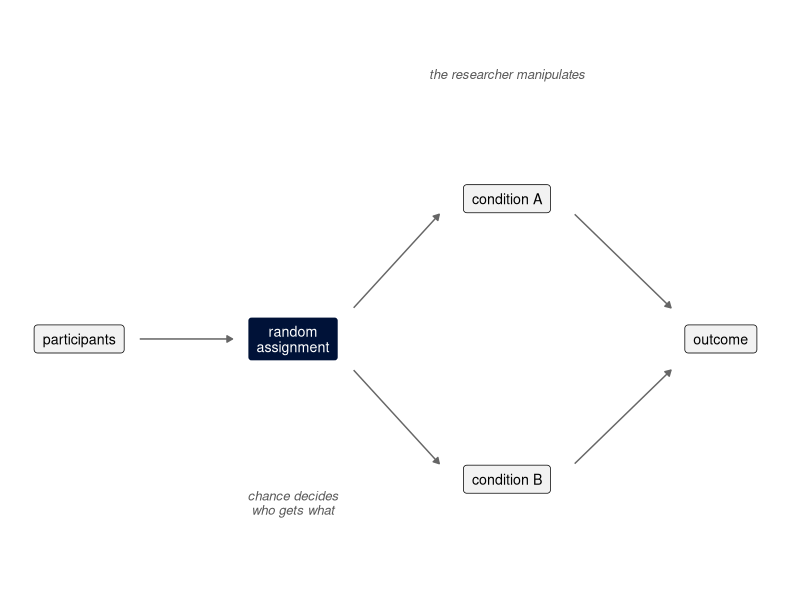
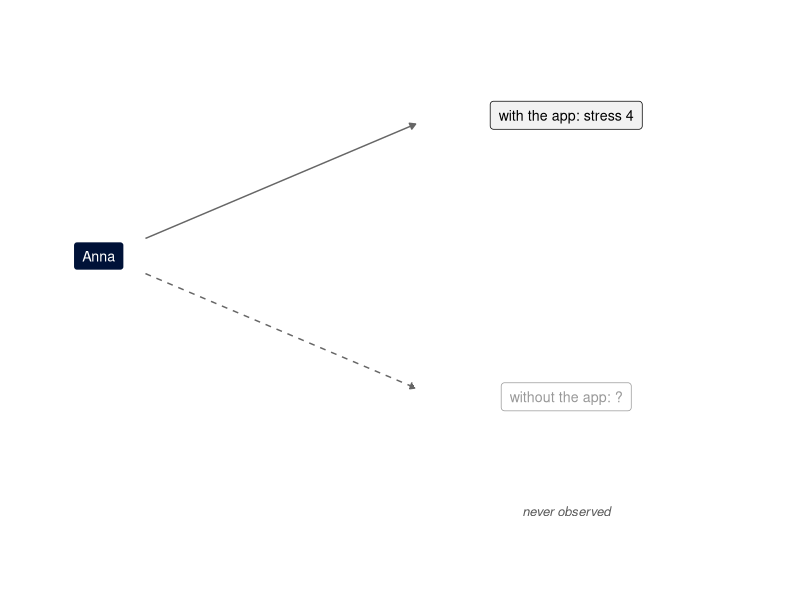
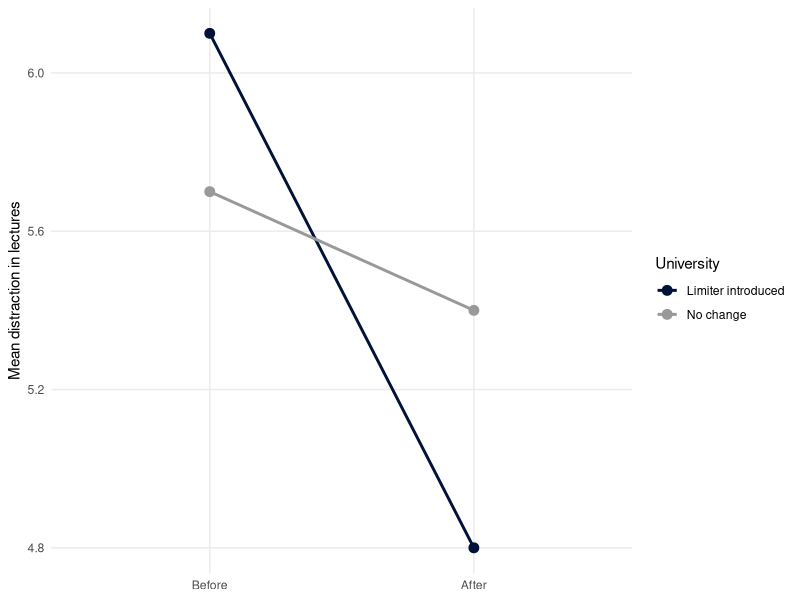
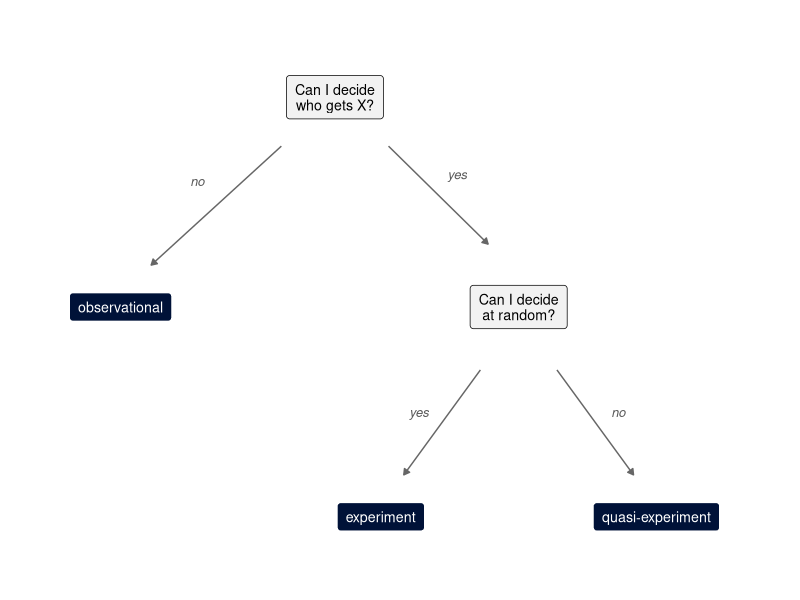
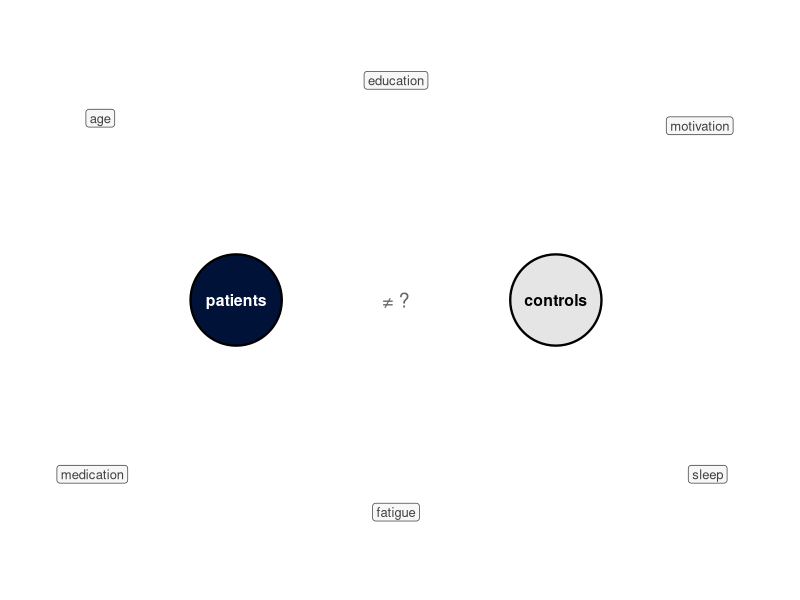
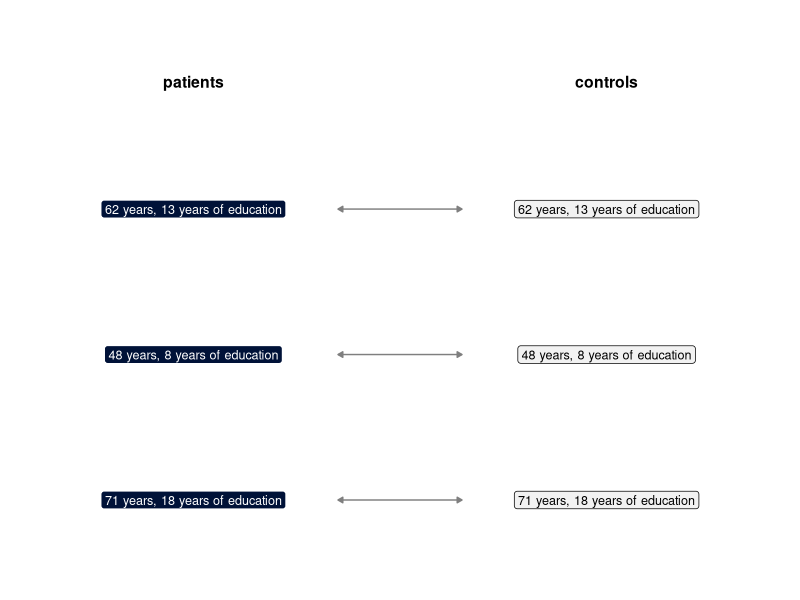
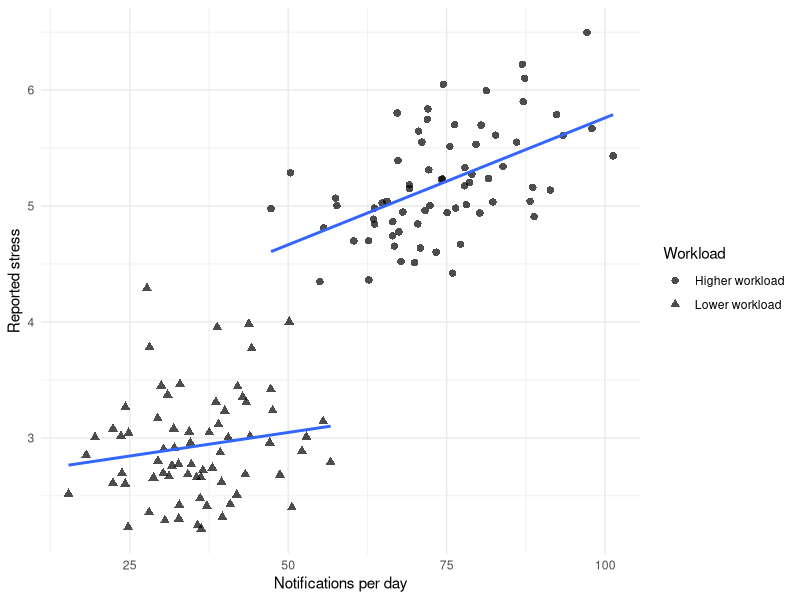
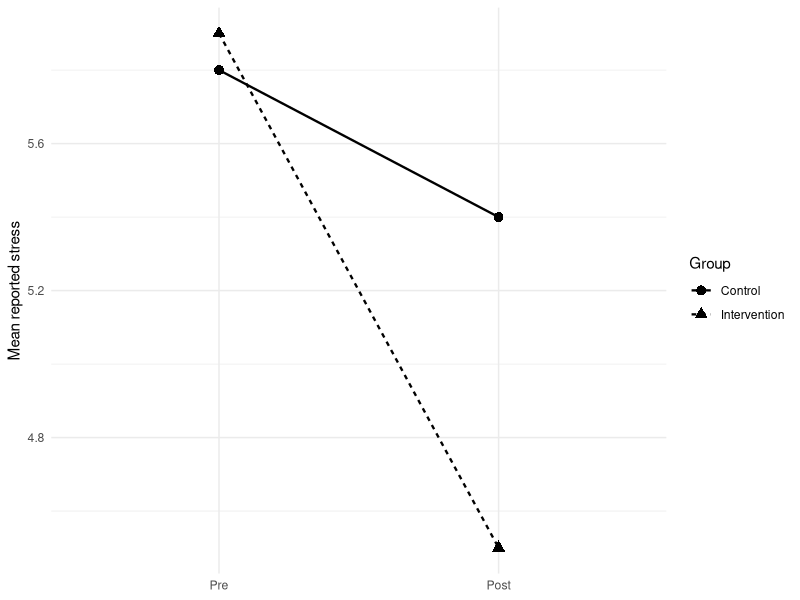

Write the R code that produced these figures, in order.
## ---- chunk 1
#| cache: false
#| include: false
library(tidyverse)
navy <- "#001238"
## ---- chunk 2
#| include: false
# Draws the box-and-arrow diagrams of this chapter (a copy of the helper of
# behav/randomised-trials.qmd, with a "faded" box and an optional `lty` column
# for dashed arrows). `nodes`: x, y, label, key ("yes" = highlighted box,
# "no" = plain, "faded" = greyed out); `edges`: x, y, xend, yend, optional lty;
# `notes`: x, y, label.
draw_flow <- function(nodes, edges, notes = NULL, xlim, ylim) {
  if (!"lty" %in% names(edges)) edges$lty <- "solid"
  p <- ggplot() +
    geom_segment(data = edges, aes(x, y, xend = xend, yend = yend, linetype = lty),
                 arrow = arrow(length = unit(0.16, "cm"), type = "closed"),
                 colour = "grey40", linewidth = 0.5) +
    geom_label(data = nodes, aes(x, y, label = label, fill = key, colour = key),
               size = 3.6, lineheight = 0.9, label.padding = unit(0.5, "lines"),
               label.r = unit(0.2, "lines")) +
    scale_linetype_identity() +
    scale_fill_manual(values = c(yes = navy, no = "grey95", faded = "white"),
                      guide = "none") +
    scale_colour_manual(values = c(yes = "white", no = "black", faded = "grey60"),
                        guide = "none")
  if (!is.null(notes)) {
    p <- p + geom_text(data = notes, aes(x, y, label = label), size = 3.3,
                       fontface = "italic", colour = "grey35", lineheight = 0.9)
  }
  p + coord_cartesian(xlim = xlim, ylim = ylim) + theme_void()
}
## ---- chunk 3
notifications_data <- tibble(
  participant = 1:6,
  notifications = c(4, 25, 12, 30, 8, 18),
  rt_ms = c(452, 538, 489, 561, 470, 512)
)
notifications_data
## ---- chunk 4
#| label: fig-experiment
#| echo: false
#| fig-cap: "The structure of an experiment. Participants are assigned at random to one of two conditions that the researcher manipulates, and the outcome is compared between the conditions."
#| fig-width: 7
#| fig-height: 2.6
#| out-width: 95%
nodes <- tribble(
  ~x, ~y, ~label, ~key,
  0, 0, "participants", "no",
  3, 0, "random\nassignment", "yes",
  6, 0.9, "condition A", "no",
  6, -0.9, "condition B", "no",
  9, 0, "outcome", "no"
)
edges <- tribble(
  ~x, ~y, ~xend, ~yend,
  0.85, 0, 2.15, 0,
  3.85, 0.2, 5.05, 0.8,
  3.85, -0.2, 5.05, -0.8,
  6.95, 0.8, 8.3, 0.2,
  6.95, -0.8, 8.3, -0.2
)
notes <- tribble(
  ~x, ~y, ~label,
  6, 1.7, "the researcher manipulates",
  3, -1.05, "chance decides\nwho gets what"
)
draw_flow(nodes, edges, notes, xlim = c(-0.6, 9.6), ylim = c(-1.5, 2))
## ---- chunk 5
#| label: fig-counterfactual
#| echo: false
#| fig-cap: "The missing comparison. For Anna we observe her stress with the app; her stress over the same month without the app is never observed, so the effect of the app on her cannot be computed directly."
#| fig-width: 6
#| fig-height: 2.4
#| out-width: 80%
nodes <- tribble(
  ~x, ~y, ~label, ~key,
  0, 0, "Anna", "yes",
  4.5, 0.8, "with the app: stress 4", "no",
  4.5, -0.8, "without the app: ?", "faded"
)
edges <- tribble(
  ~x, ~y, ~xend, ~yend, ~lty,
  0.45, 0.1, 3.05, 0.75, "solid",
  0.45, -0.1, 3.05, -0.75, "dashed"
)
notes <- tribble(~x, ~y, ~label, 4.5, -1.45, "never observed")
draw_flow(nodes, edges, notes, xlim = c(-0.6, 6.4), ylim = c(-1.8, 1.3))
## ---- chunk 6
#| label: fig-quasi
#| echo: false
#| fig-cap: "Illustrative quasi-experiment. Mean distraction in lectures before and after one university introduced a notification limiter, compared with a university that changed nothing. Both decrease; the question is whether the first decreased more."
#| fig-width: 5.5
#| fig-height: 3.4
#| out-width: 65%
quasi <- tribble(
  ~time, ~university, ~distraction,
  "Before", "Limiter introduced", 6.1,
  "After", "Limiter introduced", 4.8,
  "Before", "No change", 5.7,
  "After", "No change", 5.4
) |>
  mutate(time = factor(time, levels = c("Before", "After")))

ggplot(quasi, aes(time, distraction, group = university, colour = university)) +
  geom_line(linewidth = 1) +
  geom_point(size = 3) +
  scale_colour_manual(values = c(`Limiter introduced` = navy, `No change` = "grey60")) +
  labs(x = NULL, y = "Mean distraction in lectures", colour = "University") +
  theme_minimal() +
  theme(panel.grid.minor = element_blank())
## ---- chunk 7
#| label: fig-design-tree
#| echo: false
#| fig-cap: "Two questions that place a study among the three kinds of research. Can the researcher decide who receives X? Can they decide at random?"
#| fig-width: 6.5
#| fig-height: 3.2
#| out-width: 85%
nodes <- tribble(
  ~x, ~y, ~label, ~key,
  0, 1.4, "Can I decide\nwho gets X?", "no",
  -2.8, -0.1, "observational", "yes",
  2.4, -0.1, "Can I decide\nat random?", "no",
  0.6, -1.6, "experiment", "yes",
  4.2, -1.6, "quasi-experiment", "yes"
)
edges <- tribble(
  ~x, ~y, ~xend, ~yend,
  -0.7, 1.05, -2.4, 0.2,
  0.7, 1.05, 2.0, 0.35,
  1.9, -0.55, 0.9, -1.3,
  2.9, -0.55, 3.9, -1.3
)
notes <- tribble(
  ~x, ~y, ~label,
  -1.8, 0.8, "no",
  1.6, 0.85, "yes",
  1.1, -0.85, "yes",
  3.7, -0.85, "no"
)
draw_flow(nodes, edges, notes, xlim = c(-3.9, 5.6), ylim = c(-2, 1.9))
## ---- chunk 8
#| label: fig-groups-differ
#| echo: false
#| fig-cap: "Pre-existing groups differ in many ways. If patients and controls differ on a cognitive task, any of the characteristics around them could explain the difference, alone or together with the condition itself."
#| fig-width: 6.5
#| fig-height: 2.8
#| out-width: 85%
groups <- tibble(x = c(2, 6), y = 0, label = c("patients", "controls"))
factors <- tribble(
  ~x, ~y, ~label,
  0.3, 1.2, "age",
  4, 1.45, "education",
  7.8, 1.15, "motivation",
  0.2, -1.15, "medication",
  4, -1.4, "fatigue",
  7.9, -1.15, "sleep"
)
ggplot() +
  geom_point(data = groups, aes(x, y, fill = label), shape = 21, size = 30,
             stroke = 1.2, show.legend = FALSE) +
  geom_text(data = groups, aes(x, y, label = label, colour = label),
            fontface = "bold", size = 4, show.legend = FALSE) +
  scale_fill_manual(values = c(patients = navy, controls = "grey90")) +
  scale_colour_manual(values = c(patients = "white", controls = "black")) +
  annotate("text", x = 4, y = 0, label = "≠ ?", size = 5, colour = "grey40") +
  geom_label(data = factors, aes(x, y, label = label), size = 3.3,
             colour = "grey25", fill = "grey97", label.r = unit(0.2, "lines")) +
  coord_cartesian(xlim = c(-0.5, 8.6), ylim = c(-1.8, 1.8)) +
  theme_void()
## ---- chunk 9
#| label: fig-matching
#| echo: false
#| fig-cap: "Matching. Each patient is paired with a control of the same age and years of education. The pairs are alike on what we matched on, not on what we did not."
#| fig-width: 6.5
#| fig-height: 2.4
#| out-width: 85%
pairs <- tibble(
  y = c(0.8, 0, -0.8),
  label = c("62 years, 13 years of education",
            "48 years, 8 years of education",
            "71 years, 18 years of education")
)
ggplot(pairs) +
  geom_segment(aes(x = 1.75, xend = 3.25, y = y, yend = y),
               colour = "grey50", linewidth = 0.5,
               arrow = arrow(length = unit(0.14, "cm"), type = "closed", ends = "both")) +
  geom_label(aes(0, y, label = label), fill = navy, colour = "white",
             size = 3.2, label.r = unit(0.2, "lines")) +
  geom_label(aes(5, y, label = label), fill = "grey95", colour = "black",
             size = 3.2, label.r = unit(0.2, "lines")) +
  annotate("text", x = c(0, 5), y = 1.5, label = c("patients", "controls"),
           fontface = "bold", size = 4) +
  coord_cartesian(xlim = c(-1.9, 6.9), ylim = c(-1.2, 1.8)) +
  theme_void()
## ---- chunk 10
#| echo: false
#| message: false
#| warning: false
#| fig-cap: "Illustrative simulated data. An overall association between notifications and stress can partly reflect a third variable, such as workload."
#| fig-width: 7
#| fig-height: 4.5

library(tidyverse)

set.seed(123)

confounding_data <- tibble(
  workload = rep(c("Lower workload", "Higher workload"), each = 70),
  notifications = c(
    rnorm(70, 35, 10),
    rnorm(70, 75, 12)
  ),
  stress = c(
    2.5 + 0.012 * notifications[1:70] + rnorm(70, 0, 0.45),
    4.3 + 0.012 * notifications[71:140] + rnorm(70, 0, 0.45)
  )
)

ggplot(confounding_data,
       aes(x = notifications, y = stress, shape = workload)) +
  geom_point(alpha = 0.7, size = 2.2) +
  geom_smooth(method = "lm", se = FALSE) +
  labs(
    x = "Notifications per day",
    y = "Reported stress",
    shape = "Workload"
  ) +
  theme_minimal()
## ---- chunk 11
#| echo: false
#| message: false
#| warning: false
#| fig-cap: "Illustrative pre-post design. Both groups change over time, but the intervention group shows a larger reduction in reported stress."
#| fig-width: 7
#| fig-height: 4.5

library(tidyverse)

prepost_data <- tribble(
  ~time, ~group, ~stress,
  "Pre",  "Control",      5.8,
  "Post", "Control",      5.4,
  "Pre",  "Intervention", 5.9,
  "Post", "Intervention", 4.5
) |>
  mutate(time = factor(time, levels = c("Pre", "Post")))

ggplot(prepost_data,
       aes(x = time, y = stress, group = group,
           linetype = group, shape = group)) +
  geom_line(linewidth = 0.8) +
  geom_point(size = 3) +
  labs(
    x = NULL,
    y = "Mean reported stress",
    linetype = "Group",
    shape = "Group"
  ) +
  theme_minimal()
## ---- chunk 12
set.seed(9)
n <- 40
motivation <- runif(n)
# people choose: the probability of using the app grows with motivation
chose <- rbinom(n, 1, plogis(-3 + 6 * motivation))
# random assignment: 20 of each, in random order
random <- sample(rep(0:1, each = n / 2))

rand_d <- bind_rows(
  tibble(scheme = "people chose the app", app = chose, motivation),
  tibble(scheme = "assigned at random", app = random, motivation)) |>
  mutate(app = factor(app, levels = 0:1, labels = c("no app", "app")),
         scheme = fct_inorder(scheme))

rand_d |>
  group_by(scheme, app) |>
  summarise(n = n(), mean_motivation = mean(motivation))
## ---- chunk 13
#| label: fig-why-randomise
#| echo: false
#| fig-cap: "The same 40 simulated people, split into an app group and a no-app group in two ways. Each point is a person, and darker points are more motivated; the horizontal bars are the group means. When people choose, the motivated ones end up in the app group. When the groups are assigned at random, the difference that remains is due to chance alone, and motivation is balanced on average, even though it was never measured."
#| fig-width: 7
#| fig-height: 3.2
ggplot(rand_d, aes(app, motivation, colour = motivation)) +
  geom_jitter(width = 0.15, height = 0, size = 2.4) +
  stat_summary(fun = mean, geom = "crossbar", width = 0.5,
               colour = "grey30", linewidth = 0.4) +
  facet_wrap(~scheme) +
  scale_colour_gradient(low = "grey85", high = navy, guide = "none") +
  labs(x = NULL, y = "motivation (not measured)") +
  theme_minimal() +
  theme(panel.grid.minor = element_blank(),
        strip.text = element_text(face = "bold", size = 11),
        axis.text.y = element_blank())
## ---- chunk 14
#| label: fig-between-within
#| echo: false
#| fig-cap: "Two ways to compare conditions A and B. Left: in a between-subjects design, different people (1-4 and 5-8) take part in each condition. Right: in a within-subjects design, the same people (1-4) take part in both conditions; each line joins the two measurements of one person."
#| fig-width: 6.5
#| fig-height: 3.2
#| out-width: 85%
bw <- bind_rows(
  tibble(x = 0.8, y = 4:1, id = 1:4),
  tibble(x = 3.2, y = 4:1, id = 5:8),
  tibble(x = 6.4, y = 4:1, id = 1:4),
  tibble(x = 8.8, y = 4:1, id = 1:4)
)
ggplot(bw, aes(x, y)) +
  geom_segment(data = tibble(y = 4:1), aes(x = 6.4, xend = 8.8, y = y, yend = y),
               colour = "grey55", linewidth = 0.6) +
  geom_point(aes(fill = id > 4), shape = 21, size = 8, stroke = 0.8,
             show.legend = FALSE) +
  geom_text(aes(label = id), size = 3.4) +
  scale_fill_manual(values = c(`FALSE` = "grey92", `TRUE` = "#B3B8C3")) +
  annotate("text", x = c(0.8, 3.2, 6.4, 8.8), y = 4.8,
           label = c("A", "B", "A", "B"), fontface = "bold", size = 4) +
  annotate("text", x = c(2, 7.6), y = 5.5,
           label = c("Between-subjects", "Within-subjects"),
           fontface = "bold", size = 4.4, colour = c("black", navy)) +
  annotate("text", x = c(2, 7.6), y = 0.25,
           label = c("different people in A and B", "the same people in A and B"),
           size = 3.4, colour = "grey35", fontface = "italic") +
  coord_cartesian(xlim = c(-0.2, 9.8), ylim = c(0, 5.8)) +
  theme_void()
## ---- chunk 15
#| echo: false
#| message: false
#| warning: false
#| fig-cap: "Simulated paired reaction times. Large stable differences between participants are visible, while the within-person change between conditions is more consistent."
#| fig-width: 7
#| fig-height: 4.5

library(tidyverse)

set.seed(321)

paired_data <- tibble(
  participant = factor(1:24),
  baseline = rnorm(24, 520, 65),
  no_notifications = baseline + rnorm(24, 0, 12),
  frequent_notifications = baseline + 35 + rnorm(24, 0, 12)
) |>
  select(-baseline) |>
  pivot_longer(
    cols = c(no_notifications, frequent_notifications),
    names_to = "condition",
    values_to = "reaction_time"
  ) |>
  mutate(
    condition = factor(
      condition,
      levels = c("no_notifications", "frequent_notifications"),
      labels = c("No notifications", "Frequent notifications")
    )
  )

ggplot(paired_data,
       aes(x = condition, y = reaction_time, group = participant)) +
  geom_line(alpha = 0.35) +
  geom_point(size = 2) +
  labs(
    x = NULL,
    y = "Reaction time (ms)"
  ) +
  theme_minimal()
## ---- chunk 16
#| echo: false
n_between <- 2 * ceiling(power.t.test(delta = 0.5, sd = 1, power = 0.8)$n)
n_within <- tibble(r = c(0, 0.3, 0.5, 0.7, 0.8)) |>
  mutate(n = map_dbl(r, \(r) ceiling(power.t.test(delta = 0.5 / sqrt(2 * (1 - r)),
                                                  sd = 1, power = 0.8,
                                                  type = "paired")$n)),
         design = paste0("within, r = ", r))
## ---- chunk 17
#| label: fig-within-n
#| echo: false
#| fig-cap: "Participants needed to detect an effect of d = 0.5 with 80% power (alpha = 0.05, two-sided), in a between-subjects design and in within-subjects designs with increasing correlation r between a person's two measurements."
#| fig-width: 6.5
#| fig-height: 3
#| out-width: 85%
need <- bind_rows(tibble(design = "between", n = n_between), n_within) |>
  mutate(design = fct_rev(fct_inorder(design)))
ggplot(need, aes(n, design)) +
  geom_col(aes(fill = design == "between"), width = 0.6, show.legend = FALSE) +
  scale_fill_manual(values = c(`TRUE` = "grey60", `FALSE` = navy)) +
  geom_text(aes(label = n), hjust = -0.2, size = 3.6) +
  scale_x_continuous(expand = expansion(mult = c(0, 0.1))) +
  labs(x = "Participants needed (d = 0.5, power 80%)", y = NULL) +
  theme_minimal() +
  theme(panel.grid.minor = element_blank(), panel.grid.major.y = element_blank())
## ---- chunk 18
#| echo: false
set.seed(5)
order_d <- expand_grid(id = 1:40, session = 1:2) |>
  mutate(order = if_else(id <= 20, "A then B", "B then A"),
         condition = case_when(order == "A then B" ~ c("A", "B")[session],
                               TRUE ~ c("B", "A")[session]),
         score = 70 + 6 * (session == 2) + rnorm(n(), 0, 4))
order_means <- order_d |>
  group_by(order, session, condition) |>
  summarise(score = mean(score), .groups = "drop")
m <- function(d) round(mean(d$score), 1)
session_gain <- m(filter(order_d, session == 2)) - m(filter(order_d, session == 1))
ab_one_order <- m(filter(order_d, order == "A then B", condition == "B")) -
  m(filter(order_d, order == "A then B", condition == "A"))
ab_both <- m(filter(order_d, condition == "B")) - m(filter(order_d, condition == "A"))
## ---- chunk 19
#| label: fig-order-effects
#| echo: false
#| fig-cap: "Order effects and counterbalancing (simulated data). Conditions A and B are equally good, but every participant scores higher in the second session. Half the participants do A then B, the other half B then A, so each condition benefits from the second session equally often."
#| fig-width: 5.5
#| fig-height: 3.4
#| out-width: 70%
ggplot(order_means, aes(session + if_else(order == "A then B", -0.03, 0.03), score,
                        colour = order, group = order)) +
  geom_line(linewidth = 1) +
  geom_point(size = 7, colour = "white") +
  geom_text(aes(label = condition), size = 4.2, fontface = "bold", show.legend = FALSE) +
  scale_x_continuous(breaks = 1:2, labels = c("Session 1", "Session 2"),
                     expand = expansion(add = 0.3)) +
  scale_colour_manual(values = c(`A then B` = navy, `B then A` = "grey55")) +
  labs(x = NULL, y = "Mean score", colour = "Order") +
  theme_minimal() +
  theme(panel.grid.minor = element_blank())
## ---- chunk 20
#| echo: false
#| message: false
#| warning: false
#| fig-cap: "Illustrative interaction. The effect of notifications is small at low task difficulty but much larger at high task difficulty."
#| fig-width: 7
#| fig-height: 4.5

library(tidyverse)

interaction_data <- tribble(
  ~difficulty, ~notifications, ~reaction_time,
  "Low", "No notifications", 470,
  "Low", "Frequent notifications", 480,
  "High", "No notifications", 555,
  "High", "Frequent notifications", 625
)

interaction_data |>
  mutate(difficulty = factor(difficulty, levels = c("Low", "High"))) |>
  ggplot(aes(
    x = difficulty,
    y = reaction_time,
    group = notifications,
    linetype = notifications,
    shape = notifications
  )) +
  geom_line(linewidth = 0.8) +
  geom_point(size = 3) +
  labs(
    x = "Task difficulty",
    y = "Mean reaction time (ms)",
    linetype = "Notification condition",
    shape = "Notification condition"
  ) +
  theme_minimal()
## ---- chunk 21
#| label: fig-mixed
#| echo: false
#| fig-cap: "A 2 × 2 mixed design. Feedback (on or off) is a within-subjects factor: every participant does the task in both conditions, and the researcher decides which. User group is a between-subjects factor: each participant belongs to one group, and nobody assigned it."
#| fig-width: 6.5
#| fig-height: 2.4
#| out-width: 85%
cells <- expand_grid(group = c("users", "non-users"), feedback = c("on", "off")) |>
  mutate(x = if_else(feedback == "on", 0, 2.6),
         y = if_else(group == "users", 0, -1),
         label = paste0(group, ", feedback ", feedback))
ggplot(cells, aes(x, y)) +
  geom_tile(width = 2.6, height = 1, fill = "grey95", colour = "black", linewidth = 0.6) +
  geom_text(aes(label = label), size = 3.5) +
  annotate("text", x = 1.3, y = 0.95, label = "feedback: within-subjects",
           fontface = "bold", colour = navy, size = 3.8) +
  annotate("text", x = 1.3, y = 0.7, label = "manipulated",
           colour = navy, size = 3.3, fontface = "italic") +
  annotate("text", x = -1.45, y = -0.38, label = "user group: between-subjects",
           fontface = "bold", hjust = 1, size = 3.8) +
  annotate("text", x = -1.45, y = -0.66, label = "not manipulated",
           hjust = 1, colour = "grey40", size = 3.3, fontface = "italic") +
  coord_cartesian(xlim = c(-5.2, 4.1), ylim = c(-1.6, 1.15)) +
  theme_void()
